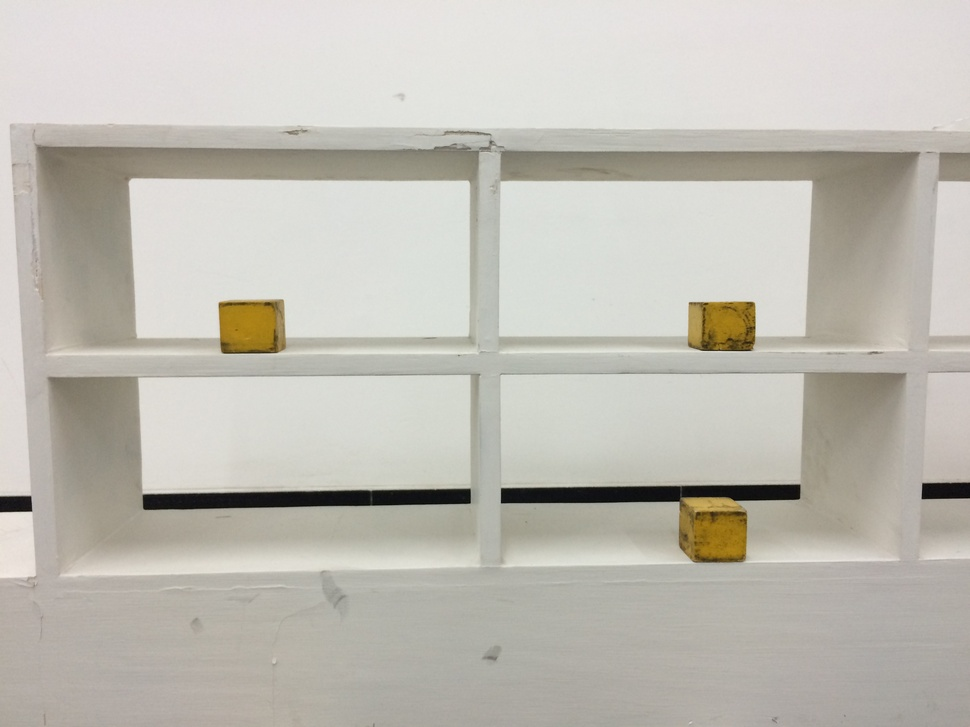
#> input picture picture.jpg, 970 x 727 px, shrunk from 3264 x 2448 before the run, given in place of IMG_20170301_143210.jpg, which was not available
$ python canvey.py   (Python 2 division)   (older library calls are emulated)
#> lines starting #> are read from the running program, lines starting #| are printed output that depends on the picture; after the words box and inside, x2 and y2 are one past the last pixel; in counts of white or black regions, pixels touching at a corner belong together; pictures that were not available may be replaced by others from this repository, and a replacement may not be noted
# -*- coding: utf-8 -*-
"""
图像识别物品摆放架块域识别
实现功能：将物品摆放架的放置物品区域识别出来并计算出点坐标
增加功能：将计算出来的坐标用来划分图像区域并分割来识别颜色块及特定物品
版本：1.60
作者：Crazyfang
"""

import cv2
import numpy as np
from matplotlib import pyplot as plt
import time
import threading
import Queue

Storage = Queue.Queue()
Image_list = ['../Picture/IMG_20170228_160847.jpg', '../Picture/IMG_20170301_143206.jpg', '../Picture/IMG_20170228_160931.jpg']
Judge_list = [[0, 0, 0], [0, 0, 0], [0, 0, 0]]
Template_list = ['1426.jpg', '1533.jpg', '1534.jpg']
Color_materials = []
lock = threading.Lock()

# 图像区域划分函数
def ImagePartition(original_image, number):
#> called with original_image = '../Picture/IMG_20170301_143210.jpg', number = 1
    start = time.clock()
    print "正在处理第%d张图" % number
    # img = cv2.imread('picture.jpg')
    img = cv2.imread(original_image)
#> img is the input picture: shape (727, 970, 3); mean B, G, R 180.4, 188.9, 192.1
    sp = img.shape
    # print sp[1]
    # print (2 * sp[0] / 3)
    # edges = cv2.Canny(img, 100, 150)
    gray = cv2.cvtColor(img, cv2.COLOR_BGR2GRAY)
    edges = cv2.Canny(gray, 50, 150, apertureSize=3)
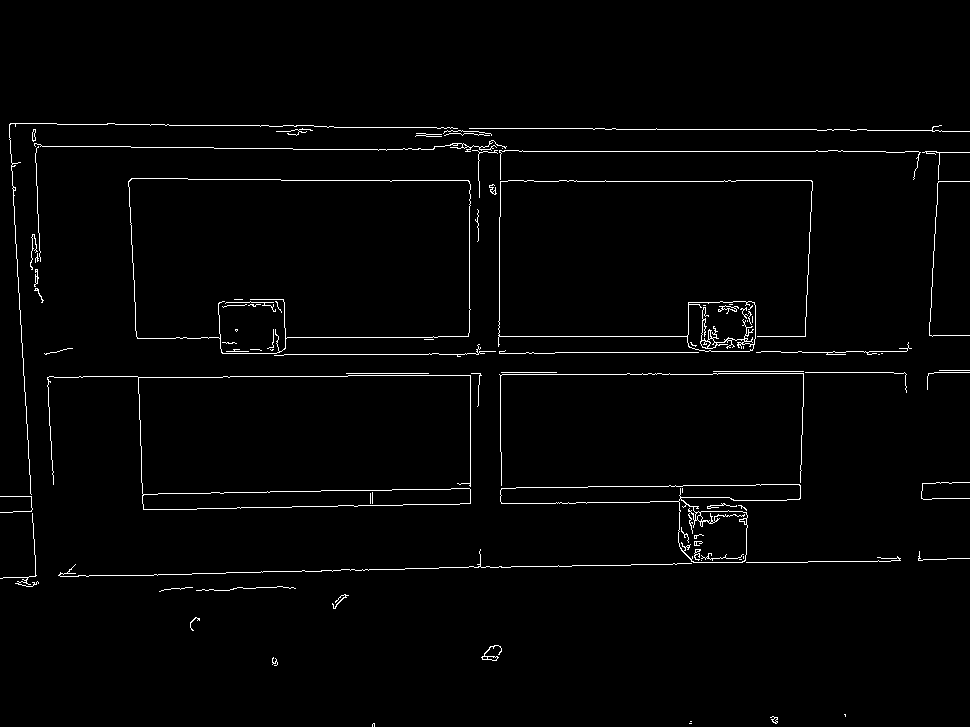
#> edges: shape (727, 970); 1.8% white in thin lines or dots, all inside (x1, y1, x2, y2) = (0, 123, 970, 727)
    # edge = edges.copy()
    # lines = cv2.HoughLines(edges, 1, np.pi/180, 100)

    # 寻找霍夫直线
    lines = cv2.HoughLinesP(edges, 1, np.pi/180, 100, 10, 0)
#> lines = 106 rows, first 6: [838, 151, 840, 151], [843, 151, 885, 151], [511, 566, 551, 566], [736, 180, 811, 180], [208, 508, 236, 508], [588, 486, 620, 486]
    # print lines

    # 横线列表
    transverseline = []
    # 竖线列表
    verticalline = []


    # [13 lines of commented-out code are left out]
    for i in lines:
        for x1, y1, x2, y2 in i:
            # if y1 < 500:
            if abs(y1 - y2) < 10:
                if abs(x1 - x2) > 15:
                    if (1 * sp[0] / 3) < y1 < (3 * sp[0] / 4):
                        if sp[1] / 14 < x1:
                            transverseline.append([x1, y1, x2, y2])
            if abs(x1 - x2) < 10:
                if abs(y1 - y2) > 15:
                    if y1 < (2 * sp[0] / 3):
                        verticalline.append([x1, y1, x2, y2])
#> this loop made 106 passes
#> after the loop, transverseline = 32 items, first 6: [208, 508, 236, 508], [588, 486, 620, 486], [438, 336, 468, 336], [501, 503, 548, 503], [499, 336, 687, 336], [181, 493, 210, 493]; verticalline = [[801, 456, 801, 435], [469, 308, 469, 206], [500, 179, 500, 154], [15, 225, 15, 241], [499, 320, 499, 217], [802, 425, 802, 407], [500, 451, 500, 375], [805, 334, 805, 317], [811, 211, 811, 191], [929, 335, 930, 308]]
            # cv2.line(img, (x1, y1), (x2, y2), (0, 255, 0), 2)
    # print lines
    print "竖线精简后的列表"
    print verticalline
#| [[801, 456, 801, 435], [469, 308, 469, 206], [500, 179, 500, 154], [15, 225, 15, 241], [499, 320, 499, 217], [802, 425, 802, 407], [500, 451, 500, 375], [805, 334, 805, 317], [811, 211, 811, 191], [929, 335, 930, 308]]
    # [6 lines of commented-out code are left out]

    sign = 0
    min = 0
    max = 0
    sum = 0
    length = 0

    # 横线通过纵坐标从小到大排序
    transverseline = sorted(transverseline, key=lambda keys: keys[1])
#> transverseline = 32 items, first 6: [251, 302, 273, 302], [438, 336, 468, 336], [499, 336, 687, 336], [287, 337, 432, 337], [761, 351, 780, 351], [479, 351, 495, 351]
    # 竖线通过横坐标从小到大排序
    verticalline = sorted(verticalline, key=lambda keys: keys[0])
#> verticalline = [[15, 225, 15, 241], [469, 308, 469, 206], [499, 320, 499, 217], [500, 179, 500, 154], [500, 451, 500, 375], [801, 456, 801, 435], [802, 425, 802, 407], [805, 334, 805, 317], [811, 211, 811, 191], [929, 335, 930, 308]]
    # print verticalline

    print "排序后的横线列表"
    print transverseline
#> (printed output is left out)
    print "横线列表的长度"
    print len(transverseline)
#| 32

    # 基准横线下标列表
    numberlist = []
    # 最大纵坐标差值
    max_differentvalue = 0

    # 寻找三条基准横线改进版
    # 功能：在横线坐标列列表中寻找到三条基准横线的区间下标
    for count, i in enumerate(transverseline):
        if count == 0:
            adjust = i[1]
        else:
            if len(numberlist) == 3:
                break
            else:
                if abs(i[1] - adjust) > max_differentvalue * 0.8 and abs(i[1] - adjust) > 240:  # 高像素图片需要在此更改阈值 > 200   abs(i[1] - adjust) > max_differentvalue * 1.50 and
                    adjust = i[1]
                    numberlist.append(count)
                    max_differentvalue = 0
                if abs(i[1] - adjust) > max_differentvalue:
                    max_differentvalue = abs(i[1] - adjust)
                else:
                    pass
#> this loop made 32 passes
#> (i, max_differentvalue) on passes 2, 4, 5, 9, 11, 13, 14, 15: ([438, 336, 468, 336], 34), ([287, 337, 432, 337], 35), ([761, 351, 780, 351], 49), ([555, 352, 698, 352], 50), ([534, 353, 554, 353], 51), ([284, 354, 428, 354], 52), ([805, 372, 893, 372], 70), ([718, 373, 803, 373], 71)
#> after the loop, max_differentvalue = 207; numberlist = []
        # print max_differentvalue
    print numberlist
    # [8 lines of commented-out code are left out]
    count_num = 0
    # 基准横线的最小横坐标
    min = transverseline[0][0]
#> min = 251
    # 基准横线的最大横坐标
    max = transverseline[0][2]
#> max = 273
    for count, i in enumerate(transverseline):
        if count == numberlist[0]:
            line1 = [min, count_num / count, max, count_num / count]
            count_num = 0
        elif count == numberlist[1]:
            line2 = [min, count_num / (numberlist[1] - numberlist[0]), max, count_num / (numberlist[1] - numberlist[0])]
            # print numberlist[1] - numberlist[0]
            count_num = 0
        elif count == numberlist[2]:
            line3 = [min, count_num / (numberlist[2] - numberlist[1]), max, count_num / (numberlist[2] - numberlist[1])]
            # print numberlist[2] - numberlist[1]
        count_num += i[1]
        if min > i[0]:
            min = i[0]
        if max < i[2]:
            max = i[2]
#> this loop made 1 pass
#> after the loop, max = 273; min = 251

    # [47 lines of commented-out code are left out]

    print "三条基准横线坐标显示"
    print line1
    print line2
    print line3

    line2[1] += 20
    line2[3] += 20

    line3[1] += 80
    line3[3] += 80

    # 三条基准横线的差值弥补
    if line3[1] - line2[1] + 50 < line2[1] - line1[1]:
        line3[1] = line3[3] = 2 * line2[1] - line1[1] - 50

    # 寻找三条基准横线最小横坐标当做基准最小横坐标
    min = MinNumber(line1[0], line2[0], line3[0])
    # 寻找三条基准横线最大横坐标当做基准最大横坐标
    max = MaxNumber(line1[2], line2[2], line3[2])

    # 寻找基准竖线
    signs = []
    newline = []
    sign = 0
    sum = 0
    length = 1
    rectent = 0
    lens = 1
    for i in verticalline:
        if sign == 0:
            sum += i[0]
            sign = 1
            rectent = i[0]
            # 权重标记
            priority_tagged = 0
        else:
            lens += 1
            if abs(i[0] - rectent) < 10:
                if len(verticalline) == lens:
                    rectent = i[0]
                    sum += i[0]
                    length += 1
                    newline.append(sum / length)
                    signs.append(1)
                else:
                    rectent = i[0]
                    sum += i[0]
                    length += 1
                    priority_tagged = 1
            elif 10 < abs(i[0] - rectent) < 80:
                if len(verticalline) == lens:
                    sum += i[0]
                    length += 1
                    rectent = i[0]
                    newline.append(sum / length)
                    if(priority_tagged == 0):
                        signs.append(2)
                    elif priority_tagged == 1:
                        signs.append(3)
                else:
                    rectent = i[0]
                    sum += i[0]
                    length += 1
                    if priority_tagged == 0:
                        priority_tagged = 2
                    else:
                        priority_tagged = 3
            else:
                if len(verticalline) == lens:
                    # sum += i[0]
                    # length += 1
                    # rectent = i[0]
                    newline.append(sum / length)
                    newline.append(i[0])
                    signs.append(priority_tagged)
                    signs.append(0)
                    # priority_tagged = 0
                else:
                    rectent = i[0]
                    newline.append(sum / length)
                    signs.append(priority_tagged)
                    priority_tagged = 0
                    sum = i[0]
                    length = 1
    print "计算后的竖线列表"
    print newline
    print "权重列表"
    print signs
    # if line1[0] < line2[0]:
    #     min = line1[0]

    # 第二版本竖线识别新增部分
    #
    delsign =[]
    addnumber = []
    subscript = SearchMaxSum(signs)
    breadth = newline[subscript + 1] - newline[subscript]
    print sp[1] / 7 - 50
    print breadth
    while breadth < sp[1] / 7 - 50:
        if subscript != len(newline) - 1:
            if signs[subscript] >= signs[subscript + 1]:
                del newline[subscript + 1]
                del signs[subscript + 1]
            else:
                del newline[subscript]
                del signs[subscript]
            if subscript == len(newline) - 1:
                breadth = newline[subscript] - newline[subscript - 1]
            else:
                breadth = newline[subscript + 1] - newline[subscript]
        else:
            del newline[subscript - 1]
            del signs[subscript - 1]
            subscript -= 1
            breadth = newline[subscript] - newline[subscript - 1]
    while breadth > sp[1] / 7 + 50:
        if subscript != len(signs) - 1:
            if signs[subscript] < signs[subscript + 1]:
                subscript += 1
            else:
                pass
        else:
            pass
        if subscript != 0:
            for i in range(subscript):
                breadth = (newline[subscript] - newline[i]) / (subscript - i)
                if sp[1] / 7 - 50 <= breadth <= sp[1] / 7 + 50:
                    # for x in range(i + 1, subscript):
                    #     del newline[x]
                    #     del signs[x]
                    #     print "数据核查"
                    #     print newline
                    break
                else:
                    if i == subscript - 1 and subscript != len(newline) - 1:
                        for j in range(subscript + 1, len(newline)):
                            breadth = (newline[j] - newline[subscript]) / (j - subscript)
                            if sp[1] / 7 - 50 <= breadth <= sp[1] / 7 + 50:
                                break
                            else:
                                if j == len(newline) - 1:
                                    breadth = sp[1] / 7 + 50
                                    break
                                else:
                                    pass
                    else:
                        breadth = sp[1] / 7 + 50
        else:
            for i in range(subscript + 1, len(newline)):
                breadth = (newline[i] - newline[subscript]) / (i - subscript)
                if sp[1] / 7 - 50 <= breadth <= sp[1] / 7 + 50:
                    break
                else:
                    if i == len(newline) - 1:
                        breadth = sp[1] / 7 + 50
                        break
                    else:
                        pass
    print "区间宽度："
    print breadth
    print "区间下标"
    print subscript
    for i in range(subscript):
        if newline[subscript] - (subscript - i) * breadth > 0:
            newline[i] = newline[subscript] - (subscript - i) * breadth
        else:
            delsign.append(i)
    for i in range(subscript + 1, len(newline)):
        # 第三版本竖线识别修改部分
        # print float((newline[i] - newline[subscript])) / breadth
        # print (i - subscript) + 0.8
        if float((newline[i] - newline[subscript])) / breadth < (i - subscript) + 1.0:
            # 该判断是为了防止新添竖线超过图像最大横坐标
            if newline[subscript] + (i - subscript) * breadth > sp[1]:
                # newline[i] = sp[1] - 5
                delsign.append(i)
            else:
                newline[i] = newline[subscript] + (i - subscript) * breadth
        else:
            if not addnumber:
                adds = ((newline[i] - newline[subscript]) / breadth)
                addnumber.append(i)
            else:
                pass
            newline[i] = newline[subscript] + adds * breadth
            if newline[i] > sp[1]:
                delsign.append(i)
                # [24 lines of commented-out code are left out]
    print "区间下标"
    print subscript
    print "修改宽度后的列表："
    print newline
    print "待删除列表："
    print delsign
    print "待增添列表："
    print addnumber
    if delsign:
        print "列表长度为:%d" % len(newline)
        adjusts = subscript
        for i in range(len(delsign)):
            if delsign[i] < adjusts:
                subscript -= 1
            delsign[i] -= i
        for x in delsign:
            del newline[x]
    print "区间下标"
    print subscript
    print "删除之后的列表："
    print newline


    # 第三部分竖线识别新增部分
    # 功能：添加缺失线
    if addnumber:
        for i in addnumber:
            if newline[subscript] + (i - subscript) * breadth < sp[1]:
                newline.insert(i, newline[subscript] + (i - subscript) * breadth)
    print "增添后的列表："
    print newline
    if len(newline) == 7:
        if newline[len(newline) - 1] - newline[len(newline) - 2] < breadth:
            del newline[len(newline) - 1]
        if newline[0] > breadth:
            newline.insert(0, newline[0] - breadth)
        if newline[0] < sp[1] / 14 -70:
            lens = sp[1] / 14 - newline[0]
            for i in range(0, len(newline)):
                newline[i] += (lens - i * 50)
    elif len(newline) < 7:
        for i in range(newline[0] / breadth):
            # if newline[0] > breadth:
            newline.insert(0, abs(newline[i] - breadth * (i + 1)))
        if newline[0] < sp[1] / 14 - 70:         # 180
            lens = sp[1] / 14 - newline[0]       # 210
            for i in range(len(newline)):
                newline[i] += (lens - i * 50)
        if len(newline) < 7:
            if sp[1] / 14 < newline[0] < sp[1] / 7:
                print newline[0]
                d_value = newline[0] - (newline[0] + sp[1] / 14) / 2
                for i in range(len(newline)):
                    newline[i] -= (i + 1) * d_value - i * 50
                # newline_length = len(newline)
                newline.append(newline[len(newline) - 1] + breadth)
    else:
        if newline[len(newline) - 1] - newline[len(newline) - 2] < breadth:
            del newline[len(newline) - 1]
        else:
            if newline[len(newline) - 1] - sp[1] < sp[1] / 14:
                del newline[len(newline) - 1]
            else:
                pass

    # [4 lines of commented-out code are left out]
    print "最终列表："
    print newline
    # [5 lines of commented-out code are left out]
    try:
        if number == 1:
            threadings = FindColorFools(line1[1], line2[1], line3[1], newline, img)
            # threadings = FeatureMatching(line1[1], line2[1], line3[1], newline, img)
        else:
            threadings = FeatureMatching(line1[1], line2[1], line3[1], newline, img, number)
        for t in threadings:
            # t.setDaemon(True)
            t.start()
        for t in threadings:
            t.join()
    except Exception as e:
        print e
    Color_materials.sort()
    print Color_materials
    # ThredFeatureMatching(img, 1)
    cv2.line(img, (min, line1[1]), (max, line1[3]), (0, 255, 0), 20)
    cv2.line(img, (min, line2[1]), (max, line2[3]), (0, 255, 0), 20)
    cv2.line(img, (min, line3[1]), (max, line3[3]), (0, 255, 0), 20)
    for i in newline:
        cv2.line(img, (i, line1[1]), (i, line3[1]), (0, 255, 0), 20)
    # [13 lines of commented-out code are left out]
    end = time.clock()
    print('Running time: %s Seconds' % (end - start))
    plt.subplot(121), plt.imshow(img, cmap='gray')
    plt.title('Original Image'), plt.xticks([]), plt.yticks([])
    # [4 lines of commented-out code are left out]
    plt.show()
    # cv2.waitKey(0)
    # cv2.imshow("123", img)

# 寻找三个数字中最大的数字
# [283 lines left out: functions MinNumber, MaxNumber, SearchMaxSum, FindColorFools, ThredFindColorFools, FindFeature and 3 more, not called in this run]
    # [17 lines of commented-out code are left out]
if __name__ == '__main__':
    # ImagePartition(1)
    # MainDispose('../Picture/IMG_20170301_143213.jpg', Image_list[0], Image_list[1], Image_list[2]) IMG_20170301_143206.jpg
#> (the run stopped early here; a loop or call above may not have finished)

$ run again, on 1234.jpg
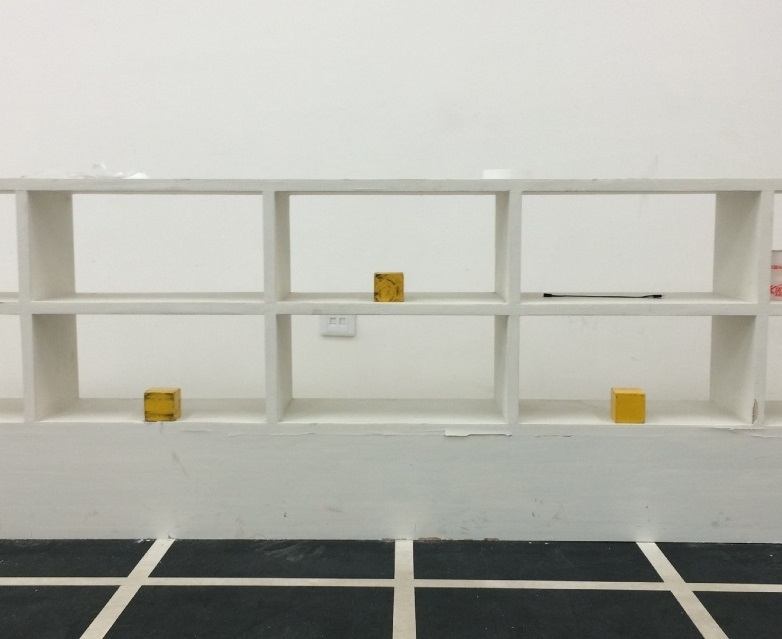
#> input picture 1234.jpg, 782 x 639 px, given in place of IMG_20170301_143210.jpg, which was not available
#> in ImagePartition, img is the input picture: shape (639, 782, 3); mean B, G, R 171.5, 179.2, 179
#> in ImagePartition, `edges = cv2.Canny(gray, 50, 150, apertureSize=3)`:
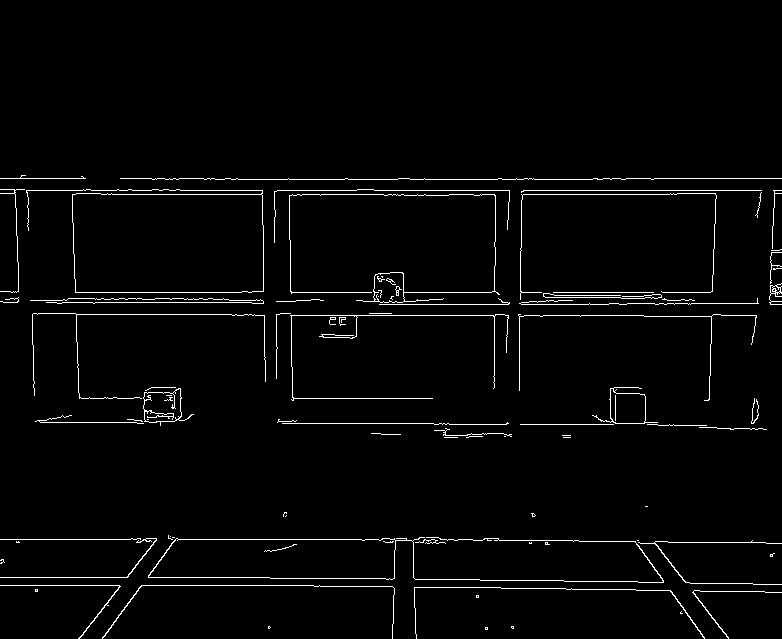
#> edges: shape (639, 782); 2.4% white in thin lines or dots, all inside (x1, y1, x2, y2) = (0, 175, 782, 639)
#> lines = 85 rows, first 6: [277, 190, 356, 190], [553, 292, 653, 292], [302, 194, 319, 194], [178, 539, 361, 539], [425, 179, 497, 179], [523, 194, 669, 194]
#> the loop in ImagePartition, `for i in lines:` made 85 passes
#> after the loop in ImagePartition, `for i in lines:`: transverseline = 18 items, first 6: [553, 292, 653, 292], [290, 315, 493, 315], [521, 304, 588, 304], [75, 292, 241, 292], [62, 302, 92, 302], [282, 423, 433, 423]; verticalline = [[714, 248, 714, 228], [291, 316, 291, 360], [519, 390, 519, 342], [712, 291, 712, 275], [262, 195, 262, 224], [72, 194, 72, 218], [711, 343, 711, 320], [494, 375, 494, 316]]
#| [[714, 248, 714, 228], [291, 316, 291, 360], [519, 390, 519, 342], [712, 291, 712, 275], [262, 195, 262, 224], [72, 194, 72, 218], [711, 343, 711, 320], [494, 375, 494, 316]]
#> in ImagePartition, `transverseline = sorted(transverseline, key=lambda keys: keys[1])`: transverseline = 18 items, first 6: [553, 292, 653, 292], [75, 292, 241, 292], [564, 295, 620, 295], [545, 297, 592, 297], [593, 297, 620, 297], [621, 298, 644, 298]
#> in ImagePartition, `verticalline = sorted(verticalline, key=lambda keys: keys[0])`: verticalline = [[72, 194, 72, 218], [262, 195, 262, 224], [291, 316, 291, 360], [494, 375, 494, 316], [519, 390, 519, 342], [711, 343, 711, 320], [712, 291, 712, 275], [714, 248, 714, 228]]
#> (printed output is left out)
#| 18
#> the loop in ImagePartition, `for count, i in enumerate(transverseline):` made 18 passes
#> (i, max_differentvalue) on passes 3, 4, 6, 7, 9, 11, 13, 14: ([564, 295, 620, 295], 3), ([545, 297, 592, 297], 5), ([621, 298, 644, 298], 6), ([62, 302, 92, 302], 10), ([627, 303, 654, 303], 11), ([521, 304, 588, 304], 12), ([76, 314, 231, 314], 22), ([290, 315, 493, 315], 23)
#> after the loop in ImagePartition, `for count, i in enumerate(transverseline):`: max_differentvalue = 132; numberlist = []
#> in ImagePartition, `min = transverseline[0][0]`: min = 553
#> in ImagePartition, `max = transverseline[0][2]`: max = 653
#> the loop in ImagePartition, `for count, i in enumerate(transverseline):` made 1 pass
#> after the loop in ImagePartition, `for count, i in enumerate(transverseline):`: min = 553
